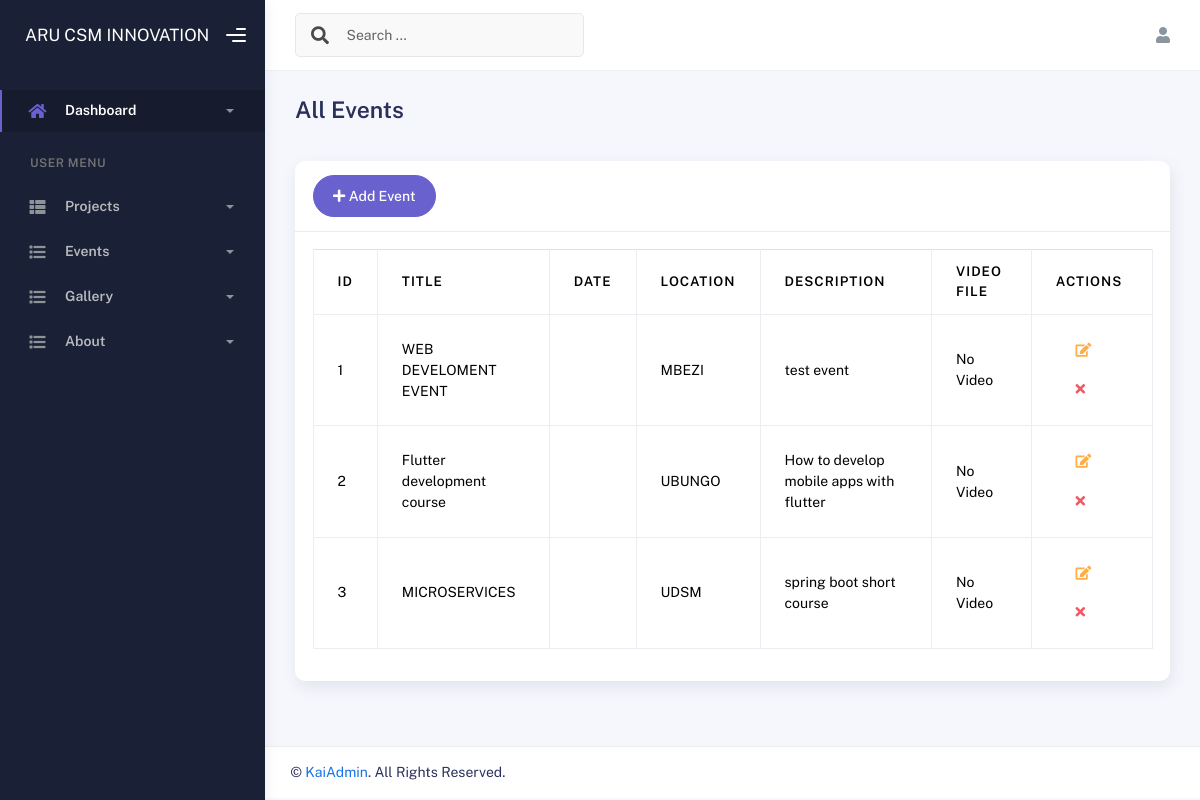
Screenshot of /backend_part/events.php with the database file from the repository.
### tables this page shows
CREATE TABLE `events` (
  `event_id` int(11) NOT NULL,
  `category` varchar(50) NOT NULL,
  `location` varchar(50) NOT NULL,
  `date` varchar(50) NOT NULL,
  `description` varchar(100) NOT NULL,
  `created_at` timestamp NOT NULL DEFAULT current_timestamp() ON UPDATE current_timestamp(),
  `title` varchar(50) NOT NULL,
  `video_file` varchar(50) NOT NULL,
  `event_date` varchar(50) NOT NULL
);

### backend_part/events.php (the view, shortened to what this page needs)
<?php
include "connection/include.php";
$query = "SELECT * FROM events ORDER BY event_id DESC";
$result = mysqli_query($connect, $query);
$event_count = 1;
?>
<!DOCTYPE html>
<html lang="en">
<head>
    <link rel="stylesheet" href="./assets/css/bootstrap.min.css" />
    <link rel="stylesheet" href="./assets/css/plugins.min.css" />
    <link rel="stylesheet" href="./assets/css/kaiadmin.min.css" />
    <link rel="stylesheet" href="./assets/css/demo.css" />
</head>
<body>
     <div class="wrapper">
      <div class="sidebar" data-background-color="dark">
        <div class="sidebar-logo">
          <div class="logo-header" data-background-color="dark">
            <a href="dashboard.php" class="logo" style="color: white;">
             ARU CSM INNOVATION
            </a>
            <div class="nav-toggle">
              <button class="btn btn-toggle toggle-sidebar">
                <i class="gg-menu-right"></i>
              </button>
            </div>
          </div>
        </div>
        <div class="sidebar-wrapper scrollbar scrollbar-inner">
          <div class="sidebar-content">
            <ul class="nav nav-secondary">
              <li class="nav-item active">
                <a
                  data-bs-toggle="collapse"
                  href="#dashboard"
                  class="collapsed"
                  aria-expanded="false"
                >
                  <i class="fas fa-home"></i>
                  <p>Dashboard</p>
                  <span class="caret"></span>
                </a>
              </li>
              <li class="nav-section">
                <h4 class="text-section">USER MENU</h4>
              </li>
              <li class="nav-item">
                <a data-bs-toggle="collapse" href="#sidebarLayouts">
                  <i class="fas fa-th-list"></i>
                  <p>Projects</p>
                  <span class="caret"></span>
                </a>
              </li>
              <li class="nav-item">
                <a data-bs-toggle="collapse" href="#forms">
                  <i class="fas fa-list"></i>
                  <p>Events</p>
                  <span class="caret"></span>
                </a>
              </li>
              <li class="nav-item">
                <a data-bs-toggle="collapse" href="#tables">
                  <i class="fas fa-list"></i>
                  <p>Gallery</p>
                  <span class="caret"></span>
                </a>
              </li>
              <li class="nav-item">
                <a data-bs-toggle="collapse" href="#forms">
                  <i class="fas fa-list"></i>
                  <p>About</p>
                  <span class="caret"></span>
                </a>
              </li>
            </ul>
          </div>
        </div>
      </div>
        <div class="main-panel">
            <div class="main-header">
                <nav class="navbar navbar-header navbar-header-transparent navbar-expand-lg border-bottom">
                    <div class="container-fluid">
                        <nav class="navbar navbar-header-left navbar-expand-lg navbar-form nav-search p-0 d-none d-lg-flex">
                            <div class="input-group">
                                <div class="input-group-prepend">
                                    <button type="submit" class="btn btn-search pe-1">
                                        <i class="fa fa-search search-icon"></i>
                                    </button>
                                </div>
                                <input type="text" placeholder="Search ..." class="form-control" />
                            </div>
                        </nav>
                        <ul class="navbar-nav topbar-nav ms-md-auto align-items-center">
                            <li class="nav-item topbar-icon dropdown hidden-caret">
                                <a class="nav-link" data-bs-toggle="dropdown" href="#" aria-expanded="false">
                                    <i class="fas fa-user"></i>
                                </a>
                            </li>
                        </ul>
                    </div>
                </nav>
            </div>
            <div class="container">
                <div class="page-inner">
                    <div class="page-header">
                        <h3 class="fw-bold mb-3">All Events</h3>
                    </div>
                    <div class="row">
                        <div class="col-md-12">
                            <div class="card">
                                <div class="card-header">
                                    <div class="d-flex align-items-center">
                                        <a href="addEvent.php"><button class="btn btn-secondary btn-round ms-auto">
                                            <i class="fa fa-plus"></i>
                                            Add Event
                                        </button></a>
                                    </div>
                                </div>
                                <div class="card-body">
                                    <div class="table-responsive">
                                        <table class="table table-bordered">
                                            <thead>
                                                <tr>
                                                    <th>ID</th>
                                                    <th>Title</th>
                                                    <th>Date</th>
                                                    <th>Location</th>
                                                    <th>Description</th>
                                                    <th>Video File</th>
                                                    <th>Actions</th>
                                                </tr>
                                            </thead>
                                            <tbody>
                                                <?php
                                                while ($row = mysqli_fetch_assoc($result)) {
                                                    echo "<tr>";
                                                    echo "<td>{$event_count}</td>";
                                                    echo "<td>{$row['title']}</td>";
                                                    echo "<td>{$row['date']}</td>";
                                                    echo "<td>{$row['location']}</td>";
                                                    echo "<td>{$row['description']}</td>";
                                                    if (!empty($row['video_file']) && file_exists('uploads/' . $row['video_file'])) {
                                                        $video_url = 'uploads/' . $row['video_file'];
                                                        echo "<td><a href='{$video_url}' target='_blank'>View Video</a></td>";
                                                    } else {
                                                        echo "<td>No Video</td>";
                                                    }
                                                    echo "<td>";
                                                    echo "<a href='edit_event.php?event_id={$row['event_id']}' class='btn btn-link btn-warning' title='Edit Event'><i class='fa fa-edit'></i></a>";
                                                    echo "<a href='deleteEvent.php?event_id={$row['event_id']}' class='btn btn-link btn-danger' title='Delete Event' onclick=\"return confirm('Are you sure you want to delete this event?');\"><i class='fa fa-times'></i></a>";
                                                    echo "</td>";
                                                    $event_count++;
                                                }
                                                ?>
                                            </tbody>
                                        </table>
                                    </div>
                                </div>
                            </div>
                        </div>
                    </div>
                </div>
            </div>
            <footer class="footer">
                <div class="container">
                    <div class="copyright text-center">
                        &copy; <span id="year"></span> <a href="#">KaiAdmin</a>. All Rights Reserved.
                    </div>
                </div>
            </footer>
        </div>
    </div>
</body>
</html>

### rows the page displays
events: title "WEB DEVELOMENT EVENT", location "MBEZI", description "test event", shows "No Video"
events: title "Flutter development course", location "UBUNGO", description "How to develop mobile apps with flutter", shows "No Video"
events: title "MICROSERVICES", location "UDSM", description "spring boot short course", shows "No Video"
